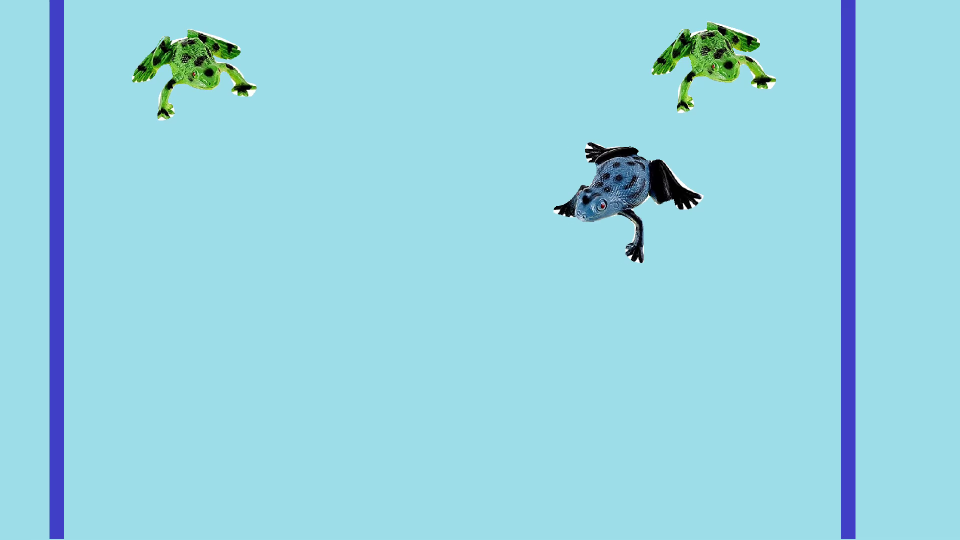
#> input picture frame 8 of video_count/Froggie2.mp4, 1920 x 1080 px, given in place of vannVideo_Trim.mp4, which was not available (shown at 1/2 size)
$ python frog_count_main.py
#> lines starting #> are read from the running program, lines starting #| are printed output that depends on the picture; after the words box and inside, x2 and y2 are one past the last pixel; in counts of white or black regions, pixels touching at a corner belong together; pictures that were not available may be replaced by others from this repository, and a replacement may not be noted
### video_count/trackers.py
import math
from collections import OrderedDict

class EuclideanDistTracker:
    def __init__(self):
        self.center_points = {}
        self.idcount = 0

    # [31 lines left out: function update, not called in this run]

### video_count/frog_count_main.py
import cv2
from other_funcs import *
from trackers import EuclideanDistTracker
import time

class Frog:
    def __init__(self, rectangle):
        self.detectionCounter = 1
        self.rectangle = rectangle


class FrogCount:
    def __init__(self):
        self.currFrogs = [] # List of currently detected Frog objects
        self.prevFrogs = [] # List of detected Frog objects in previous frame
        self.frog_counter = 0
        self.detection_counter_threshold = 5
        self.frame = None
        self.fgbg = cv2.createBackgroundSubtractorKNN()
        self.kernel = cv2.getStructuringElement(cv2.MORPH_ELLIPSE, (5, 5))

        self.check_previous_algo = "ADVANCED"

    # Starts the frog counting process
    def update(self, image, drawImage = False):
        self.frame = image

        # Calling the frog detection functions
        rectanglesNoRed = self.frogDetectionNoRed(image)
        rectanglesNoGrout = self.frogDetectionNoGrout(image)
        allRectangles = rectanglesNoRed + rectanglesNoGrout
        filteredRectangles = self.rectangleOverlapFilter(allRectangles)

        if drawImage:
            for rect in filteredRectangles:
                x,y,w,h = rect
                cv2.rectangle(image, (x,y), (x+w, y+h), (0, 255, 0), 2)
            cv2.imshow("Image", image)

        # Converts the rectangles into Frog objects, used for Advanced frog counting algorithm
        frogRectangles = []
        for rectangle in filteredRectangles:
            frogRectangles.append(Frog(rectangle))

        self.currFrogs = frogRectangles

        if self.check_previous_algo == "BASIC":
            self.checkPreviousFrogsBasic()

        if self.check_previous_algo == "ADVANCED":
            self.checkPreviousFrogsAdvanced()

        return self.frog_counter

    # Basic algorithm for checking if a frog has been detected in last frame. Only works if detection is extremely accurate, ie. no noise and frogs always detected. Not used in final version
    # [8 lines left out: function checkPreviousFrogsBasic, not called in this run]

    # Advanced algorithm for checking if a frog has been detected in last frame. Less susceptible to noise and missed detections
    def checkPreviousFrogsAdvanced(self):
        allFrogs = self.currFrogs + self.prevFrogs
        theRectangles = []
        for frog in allFrogs:
            theRectangles.append(frog.rectangle)
        OverlapPairs = self.rectangleOverlapFilterNoRemove(theRectangles.copy())
        for OverlapPair in OverlapPairs:
            # OverlapPair = touple of two indexes, of rectangles that overlap
            if allFrogs[OverlapPair[0]].detectionCounter <= allFrogs[OverlapPair[1]].detectionCounter:

                allFrogs[OverlapPair[0]].detectionCounter = allFrogs[OverlapPair[1]].detectionCounter + 1

        self.prevFrogs = self.currFrogs
        for frog in self.prevFrogs:
            if frog.detectionCounter == self.detection_counter_threshold:
                self.frog_counter += 1
        self.currFrogs = []

    def frogDetectionNoRed(self, image): # Does not detect red frogs
        # Threshold for red color of the image. Goal is for thresh1 to detect the grouts, and thresh2 to detect the grouts and frogs
        # the difference would then be only the frogs
        thresh1 = cv2.threshold(image[:,:,0], 70, 255, cv2.ADAPTIVE_THRESH_GAUSSIAN_C)[1]
        thresh2 = cv2.threshold(image[:,:,0], 200, 255, cv2.ADAPTIVE_THRESH_GAUSSIAN_C)[1]
        difference = cv2.subtract(thresh2, thresh1)

        # Blur to remove noise
        blur_difference = cv2.GaussianBlur(difference, (41, 41), 0)
        new_thresh = cv2.threshold(blur_difference, 0, 255, cv2.THRESH_OTSU)[1]

        contours, _ = cv2.findContours(new_thresh.copy(), cv2.RETR_LIST, cv2.CHAIN_APPROX_SIMPLE)
        frogRectangles = self.contourFiltration(contours)
        return frogRectangles

    def frogDetectionNoGrout(self, image): # Does not detect frogs in dark tile grouts or frogs which match the pool floor color
        # Same process as frogDetectionNoRed, but with different thresholds and now using grayscale image instead of red channel
        hls = cv2.cvtColor(image, cv2.COLOR_RGB2HLS_FULL)
        gray = cv2.cvtColor(hls, cv2.COLOR_RGB2GRAY)
        thresh1 = cv2.threshold(gray, 90, 255, cv2.THRESH_OTSU)[1]
        thresh2 = cv2.threshold(gray, 120, 255, cv2.THRESH_TRIANGLE)[1]
        difference = cv2.subtract(thresh1, thresh2)
        diff_blur = cv2.GaussianBlur(difference, (71, 71), 0)
        dilate_blur = cv2.dilate(diff_blur, None, iterations=6)
        newThreshold = cv2.threshold(dilate_blur, 0, 255, cv2.THRESH_OTSU)[1]

        contours, _ = cv2.findContours(newThreshold.copy(), cv2.RETR_LIST, cv2.CHAIN_APPROX_SIMPLE)
        frogRectangles = self.contourFiltration(contours)
        return frogRectangles


    def contourFiltration(self, contours, epsilonValue = 0.03, noise_threshhold_lower = 40, noise_threshhold_upper = 300): # Finds frogs using various filters
        frog_rectangles = []
        for contour in contours:
            # epsilon value can be tweaked, higher value allows for larger approximated polygon, more likely to have less sides
            epsilon = epsilonValue * cv2.arcLength(contour, True)
            # approx is the polygonal approximation of the contour
            approx = cv2.approxPolyDP(contour, epsilon, True)
            # rect = cv2.minAreaRect(contour)
            # box = cv2.boxPoints(rect) # Rectangle, not rotated
            # box = np.int0(box)
            if 10 > len(approx) > 4: # More than 4 sides means its more round than a square, more sides means more circular
                # w,h width and height
                x, y, w, h = cv2.boundingRect(approx) # Rectangle, rotated
                if 0.7 < w/h < 1.3: # If the width and height are within 20% of each other, it is a square
                    # Noise threshhold to ignore small and large contours, can be tweaked
                    if  w > noise_threshhold_lower < h and w < noise_threshhold_upper > h:
                        frog_rectangles.append((x,y,w,h))
                        cv2.rectangle(self.frame, (x, y), (x+w, y+h), (255, 0, 0), 3)
        return frog_rectangles

    def rectangleOverlapFilter(self, rectangles): # Filters out rectangles that overlap O(n^2)
        if len(rectangles) >= 2:
            n = 0
            for rectangle in rectangles:
                n += 1
                for index in range(n, len(rectangles)):
                    x,y,w,h = rectangle
                    x2,y2,w2,h2 = rectangles[index]

                    # Checks if rectangles overlap in x and y axis
                    # From https://www.geeksforgeeks.org/find-two-rectangles-overlap/
                    if x + w < x2 or x2 + w2 < x:
                        continue

                    elif y + h < y2 or y2 + h2 < y:
                        continue

                    else:
                        rectangles.pop(index)
                        break

        return rectangles

    def rectangleOverlapFilterNoRemove(self, rectangles): # Finds rectangles that overlap, but does not remove them. Returns a list of pairs of overlapping rectangles
        overlappedRectsPairs = []
        if len(rectangles) >= 2:
            n = 0
            for rectangle in rectangles:
                n += 1
                for index in range(n, len(rectangles)):
                    x,y,w,h = rectangle
                    x2,y2,w2,h2 = rectangles[index]

                    # Checks if rectangles overlap in x and y axis
                    # From https://www.geeksforgeeks.org/find-two-rectangles-overlap/
                    if x + w < x2 or x2 + w2 < x:
                        continue

                    elif y + h < y2 or y2 + h2 < y:
                        continue

                    else:
                        overlappedRectsPairs.append((n, index))
                        break

        return overlappedRectsPairs

def count_frogs_main(video_stream, show_video = False):
#> called with show_video = True
    tracker = EuclideanDistTracker()
    f = FrogCount()
    # Initialize a dictionary to store the ID of the frogs
    id_dict = {}
    while video_stream.isOpened():
        # print("Is opened")
        while(True):
            frame_available, frame = video_stream.read()
#> frame is the input picture: shape (1080, 1920, 3); mean B, G, R 226, 212.8, 151.7
            if frame_available:
                f.update(frame, drawImage=True)
#> in frogDetectionNoRed, `thresh1 = cv2.threshold(image[:,:,0], 70, 255, cv2.ADAPTIVE_THRESH_GAU..`:
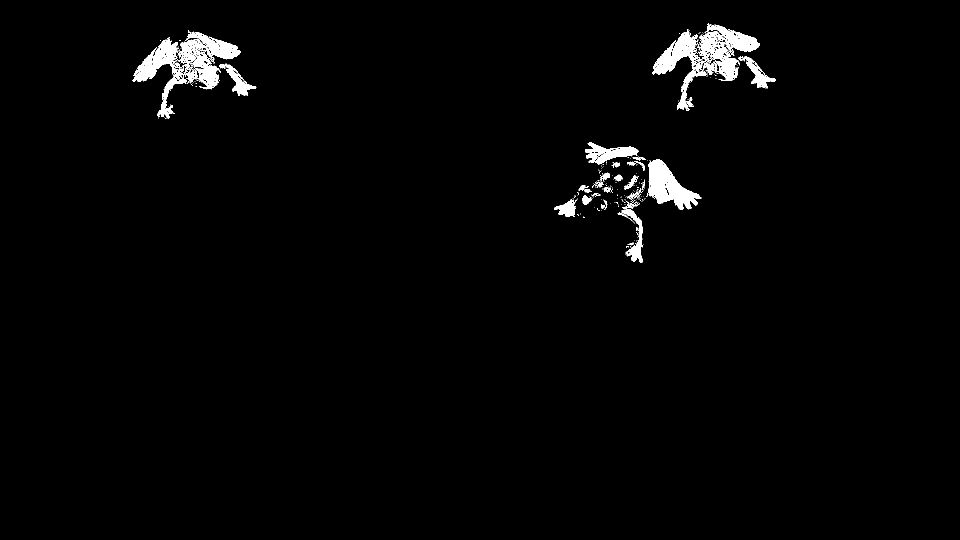
#> thresh1: shape (1080, 1920) (shown at 1/2 size); 1.8% white; 255 white regions (224 under 20 px), largest, box (x1, y1, x2, y2) and area: (1304, 48, 1520, 222) 10973, (265, 64, 481, 238) 10921, (1293, 319, 1403, 419) 5190
#> in frogDetectionNoRed, `new_thresh = cv2.threshold(blur_difference, 0, 255, cv2.THRESH_OTSU)[1]`:
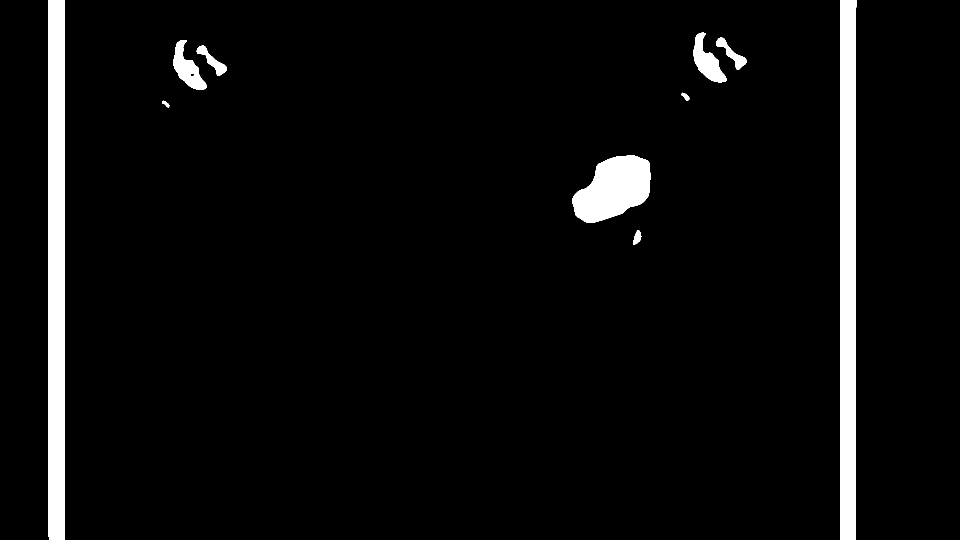
#> new_thresh: shape (1080, 1920) (shown at 1/2 size); 4.4% white; 10 white regions
#> in frogDetectionNoRed, `contours, _ = cv2.findContours(new_thresh.copy(), cv2.RETR_LIST, cv2.C..`: contours = 11 contours; largest, box (x1, y1, x2, y2) and area: (97, 0, 130, 1080) 34517, (1680, 0, 1713, 1080) 31366, (1145, 311, 1301, 446) 14206, (1387, 65, 1454, 165) 2946, (347, 80, 414, 180) 2934
#> the loop in contourFiltration, `for contour in contours:` made 11 passes
#> (epsilon, x, y, w, h) on passes 1 to 8: (2.24, 1266, 460, 16, 29), (14.74, 1145, 323, 153, 123), (1.34, 324, 202, 15, 13), (1.49, 1363, 185, 16, 16), (0.699, 380, 146, 9, 7), (5.81, 394, 92, 59, 60), (8.75, 347, 81, 64, 97), (6.09, 1432, 77, 60, 62)
#> after the loop in contourFiltration, `for contour in contours:`:
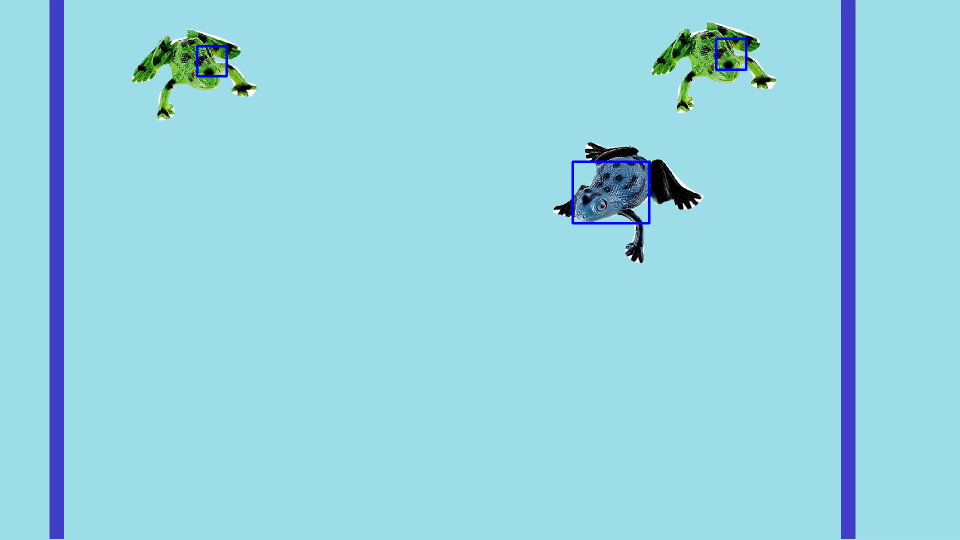
#> self.frame: shape (1080, 1920, 3) (shown at 1/2 size); 0.25% of pixels changed, all inside (x1, y1, x2, y2) = (392, 75, 1495, 449)
#> after the loop in contourFiltration, `for contour in contours:`: frog_rectangles = [(1145, 323, 153, 123), (394, 92, 59, 60), (1432, 77, 60, 62)]
#> in frogDetectionNoRed, `frogRectangles = self.contourFiltration(contours)`: frogRectangles has the same summary as frog_rectangles in contourFiltration
#> in update, `rectanglesNoRed = self.frogDetectionNoRed(image)`: rectanglesNoRed has the same summary as frog_rectangles in contourFiltration
#> in frogDetectionNoGrout, `gray = cv2.cvtColor(hls, cv2.COLOR_RGB2GRAY)`:
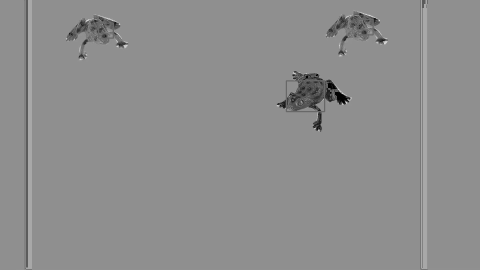
#> gray: shape (1080, 1920) (shown at 1/4 size); min 0, max 251, mean 141.5
#> in frogDetectionNoGrout, `thresh2 = cv2.threshold(gray, 120, 255, cv2.THRESH_TRIANGLE)[1]`:
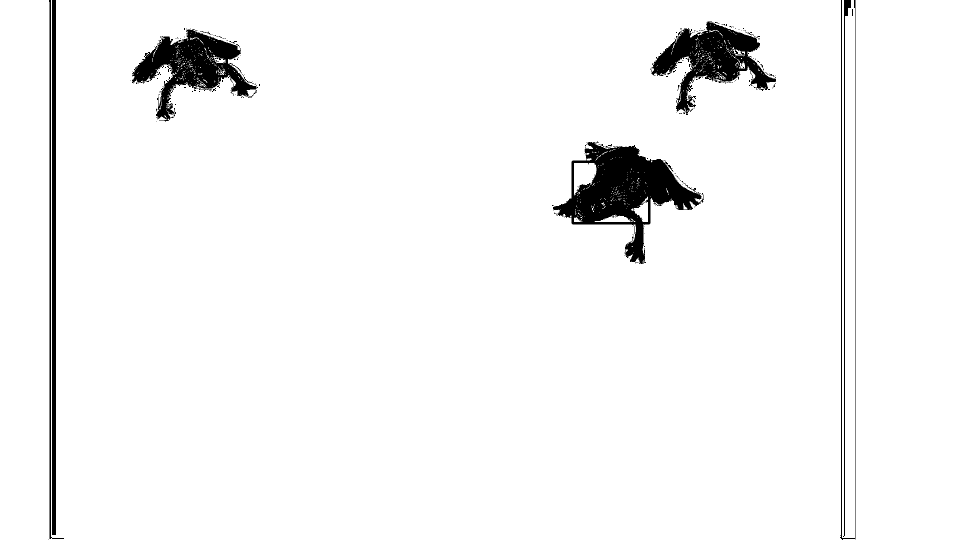
#> thresh2: shape (1080, 1920) (shown at 1/2 size); 96.1% white; 254 black regions (235 under 20 px), largest, box (x1, y1, x2, y2) and area: (1106, 282, 1403, 528) 27714, (264, 57, 514, 243) 17402, (1303, 44, 1552, 230) 17271
#> in frogDetectionNoGrout, `newThreshold = cv2.threshold(dilate_blur, 0, 255, cv2.THRESH_OTSU)[1]`:
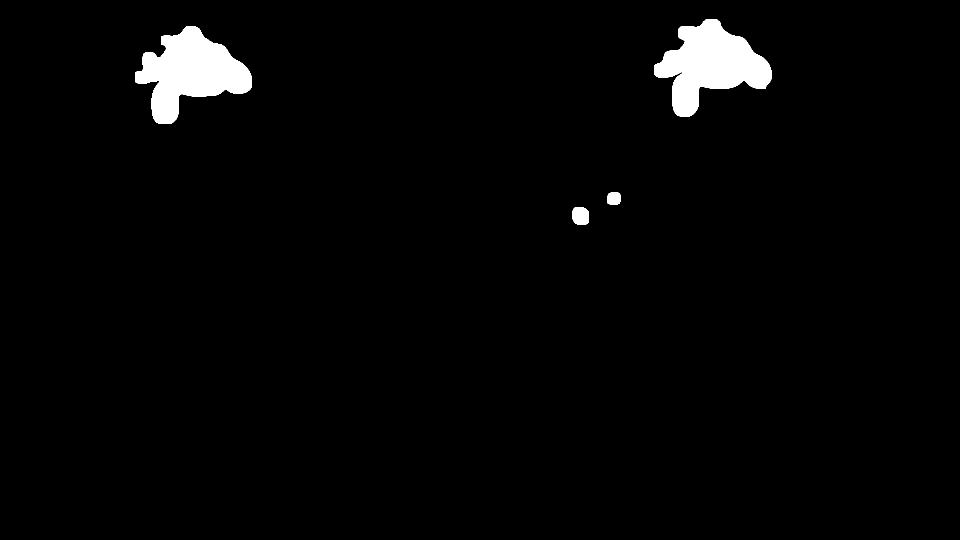
#> newThreshold: shape (1080, 1920) (shown at 1/2 size); 2.4% white; 4 white regions
#> in frogDetectionNoGrout, `contours, _ = cv2.findContours(newThreshold.copy(), cv2.RETR_LIST, cv2..`: contours = 4 contours; box (x1, y1, x2, y2) and area: (1308, 38, 1543, 233) 23886, (270, 53, 504, 248) 23818, (1145, 414, 1178, 449) 984, (1215, 385, 1241, 409) 540
#> the loop in contourFiltration (call 2), `for contour in contours:` made 4 passes
#> (epsilon, x, y, w, h) on passes 1, 3, 4: (3.52, 1145, 414, 32, 35), (25.15, 270, 53, 229, 195), (25.31, 1308, 38, 234, 194)
#> in frogDetectionNoGrout, `frogRectangles = self.contourFiltration(contours)`: frogRectangles = [(270, 53, 229, 195), (1308, 38, 234, 194)]
#> in update, `allRectangles = rectanglesNoRed + rectanglesNoGrout`: allRectangles = [(1145, 323, 153, 123), (394, 92, 59, 60), (1432, 77, 60, 62), (270, 53, 229, 195), (1308, 38, 234, 194)]
#> the loop in rectangleOverlapFilter, `for rectangle in rectangles:` made 3 passes
#> after the loop in rectangleOverlapFilter, `for rectangle in rectangles:`: n = 3; rectangles has the same summary as frog_rectangles in contourFiltration
#> in update, `filteredRectangles = self.rectangleOverlapFilter(allRectangles)`: filteredRectangles has the same summary as frog_rectangles in contourFiltration
#> the loop in update, `for rect in filteredRectangles:` made 3 passes
#> after the loop in update, `for rect in filteredRectangles:`:
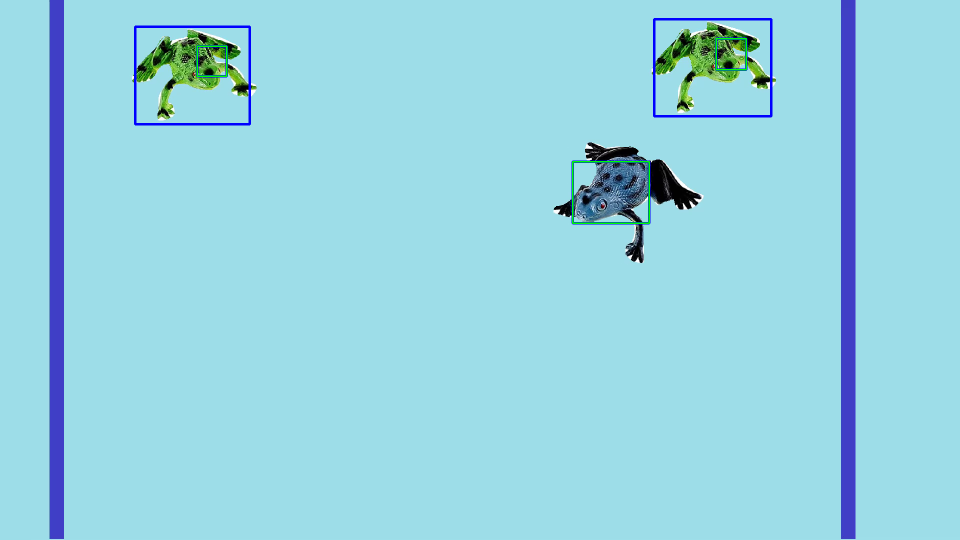
#> image: shape (1080, 1920, 3) (shown at 1/2 size); mean B, G, R 226.1, 211.9, 150.8
#> the loop in update, `for rectangle in filteredRectangles:` made 3 passes
#> after the loop in update, `for rectangle in filteredRectangles:`: frogRectangles = 3 items
#> the loop in checkPreviousFrogsAdvanced, `for frog in allFrogs:` made 3 passes
#> after the loop in checkPreviousFrogsAdvanced, `for frog in allFrogs:`: theRectangles has the same summary as frog_rectangles in contourFiltration
#> in checkPreviousFrogsAdvanced, `OverlapPairs = self.rectangleOverlapFilterNoRemove(theRectangles.copy())`: OverlapPairs = []
#> in checkPreviousFrogsAdvanced, `self.prevFrogs = self.currFrogs`: self.prevFrogs = 3 items
#> the loop in checkPreviousFrogsAdvanced, `for frog in self.prevFrogs:` made 3 passes
#> after the loop in checkPreviousFrogsAdvanced, `for frog in self.prevFrogs:`: self.frog_counter = 0


if __name__ == "__main__":
    camera_feed = cv2.VideoCapture("video_count//Media//vannVideo_Trim.mp4")
    #camera_feed = cv2.VideoCapture(0)
    count = count_frogs_main(camera_feed, show_video = True)
    print(count)
